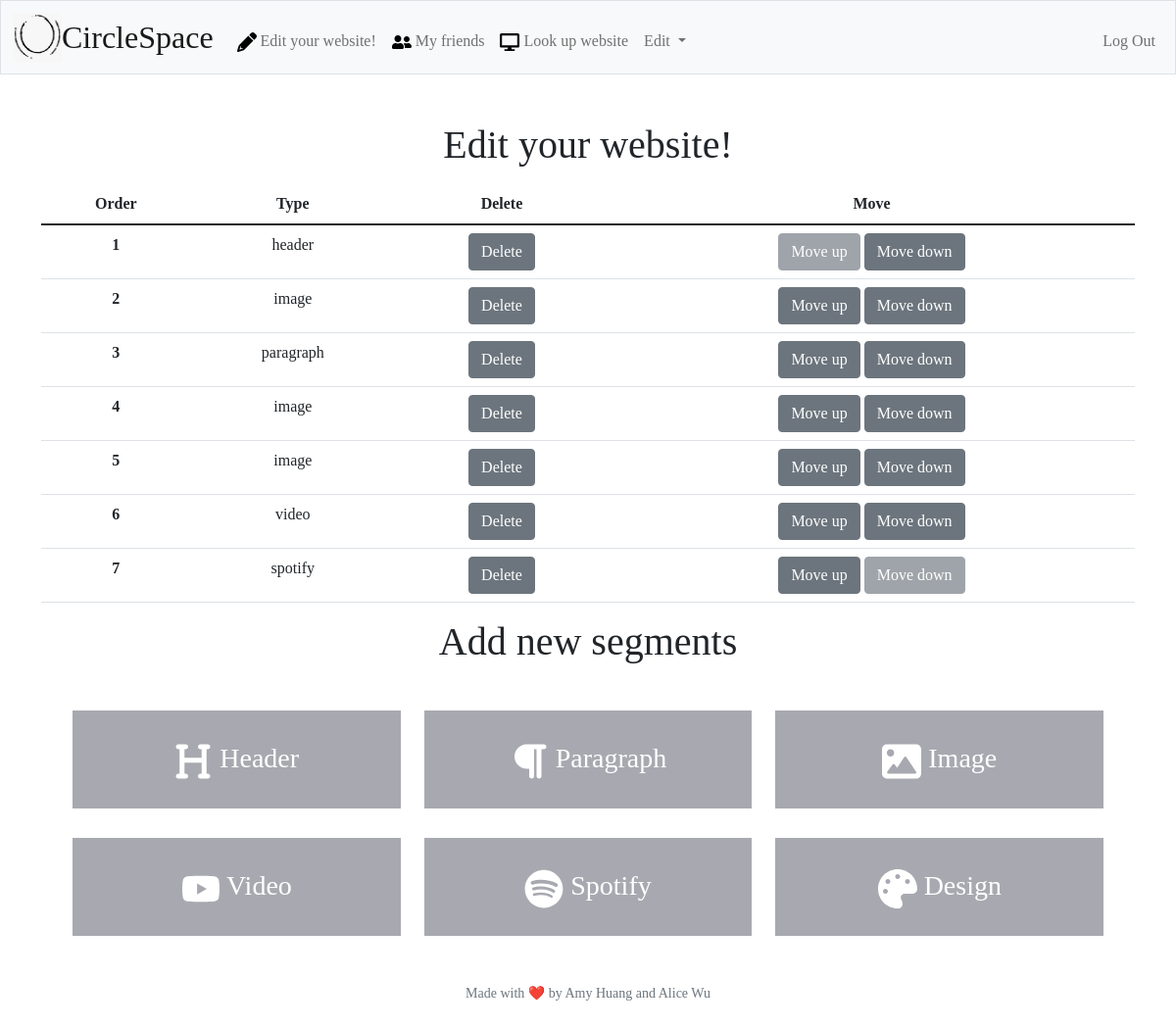
/edit (signed in), run on the app's committed database.
### tables this page shows
CREATE TABLE segments (
    segment_id INTEGER PRIMARY KEY AUTOINCREMENT NOT NULL,
    user_id INTEGER NOT NULL,
    segment_type TEXT NOT NULL,
    content TEXT NOT NULL,
    location INTEGER NOT NULL,
    FOREIGN KEY(user_id) REFERENCES users(user_id)
);

### app.py (the view, shortened to what this page needs)
@app.route("/edit", methods=["GET", "POST"])
@login_required
def edit():
    user_id = session["user_id"]
    if request.method == "GET":
        segments = db.execute("SELECT segment_type, location FROM segments WHERE user_id = ? ORDER BY location", user_id)
        return render_template("edit.html", segments=segments)

### app.py (called while the page is built)
@app.after_request
def after_request(response):
    response.headers["Cache-Control"] = "no-cache, no-store, must-revalidate"
    response.headers["Expires"] = 0
    response.headers["Pragma"] = "no-cache"
    return response

### helpers.py (called while the page is built)
def login_required(f):
    @wraps(f)
    def decorated_function(*args, **kwargs):
        if session.get("user_id") is None:
            return redirect("/login")
        return f(*args, **kwargs)
    return decorated_function

### templates/edit.html (shortened to what this page needs)
{% extends "layout.html" %}
{% block main %}
<main class="container py-5 text-center">
    <div class="mb-3">
        <h1>Edit your website!</h1>
    </div>
    <table class="table">
        <thead>
            <tr>
                <th scope="col">Order</th>
                <th scope="col">Type</th>
                <th scope="col">Delete</th>
                <th scope="col">Move</th>
            </tr>
        </thead>
        <tbody>
            <form action="/edit" method="post">
                {% for segment in segments %}
                    <tr>
                        <th scope="row">{{ segment["location"] }}</th>
                        <td>{{ segment["segment_type"] }}</td>
                        <td><button class="btn btn-secondary" type="submit" name="delete-button" value="{{ segment["location"] }}">Delete</button></td>
                        <td>
                            {% if segment != segments[0] %}
                                <button class="btn btn-secondary" type="submit" name="up-button" value="{{ segment["location"] }}">Move up</button>
                            {% else %}
                                <button class="btn btn-secondary" disabled>Move up</button>
                            {% endif %}
                            {% if segment != segments[-1] %}
                                <button class="btn btn-secondary" type="submit" name="down-button" value="{{ segment["location"] }}">Move down</button>
                            {% else %}
                                <button class="btn btn-secondary" disabled>Move down</button>
                            {% endif %}
                        </td>
                    </tr>
                {% endfor %}
            </form>
        </tbody>
    </table>
    <div class="mb-3">
        <h1>Add new segments</h1>
    </div>
    <div>
        <a class="button" href="/edit-header"><img src="/static/assets/heading-solid.svg" class="icon-large">  Header</a>
        <a class="button" href="/edit-paragraph"><img src="/static/assets/paragraph-solid.svg" class="icon-large">  Paragraph</a>
        <a class="button" href="/edit-image"><img src="/static/assets/image-solid.svg" class="icon-large">  Image</a>
        <a class="button" href="/edit-video"><img src="/static/assets/youtube-brands.svg" class="icon-large">  Video</a>
        <a class="button" href="/edit-spotify"><img src="/static/assets/spotify-brands.svg" class="icon-large">  Spotify</a>
        <a class="button" href="/edit-design"><img src="/static/assets/palette-solid.svg" class="icon-large">  Design</a>
    </div>
{% endblock %}

### static/assets/styles.css (style rules this page uses)
.icon-large { width: 40px; height: 40px; filter: invert(100%) sepia(2%) saturate(85%) hue-rotate(60deg) brightness(114%) contrast(100%); }
body { font-family:'Georgia', serif; }
.button { text-decoration: none; display: inline-block; width: 30%; height: 100px; background-color: #43465576; padding: 28px 28px; font-size: 28px; cursor: pointer; text-align: center; margin-left: 10px; margin-right: 10px; margin-top: 30px; transition-duration: 0.4s; color: white; }

### data on the page
segments: location "1", segment_type "header", shows "Move up"
segments: location "2", segment_type "image"
segments: location "3", segment_type "paragraph"
segments: location "4", segment_type "image"
segments: location "5", segment_type "image"
segments: location "6", segment_type "video"
segments: location "7", segment_type "spotify", shows "Move down"
